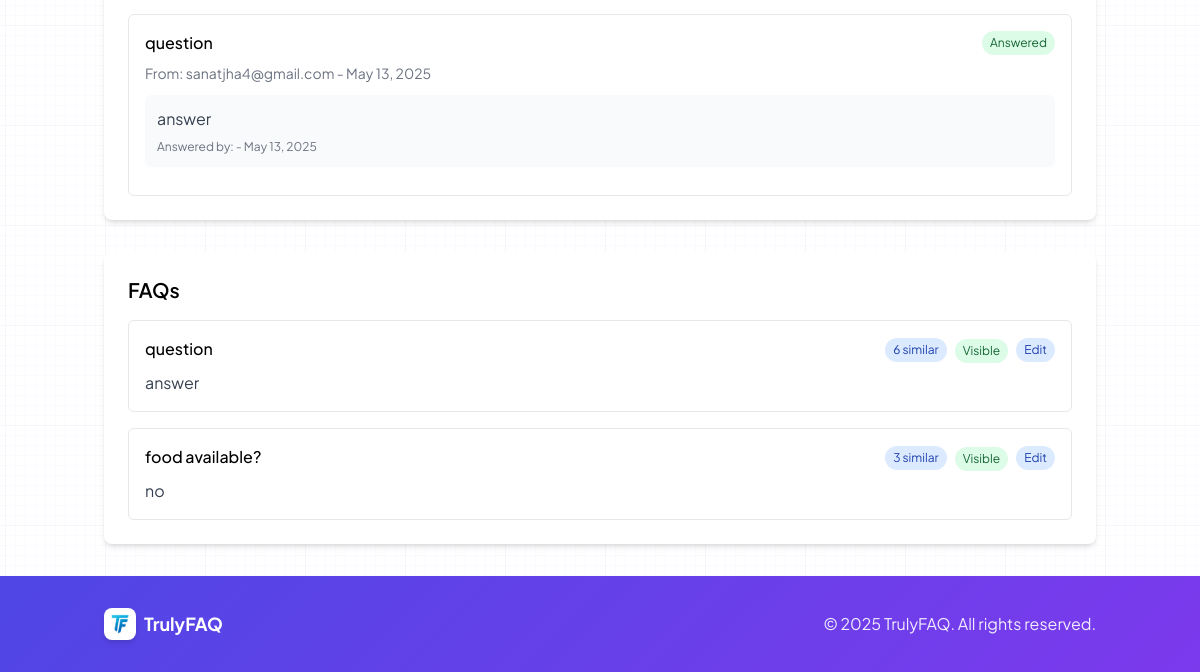
Page /accounts/website/8/ (signed in, lower part) on the earlier database version.
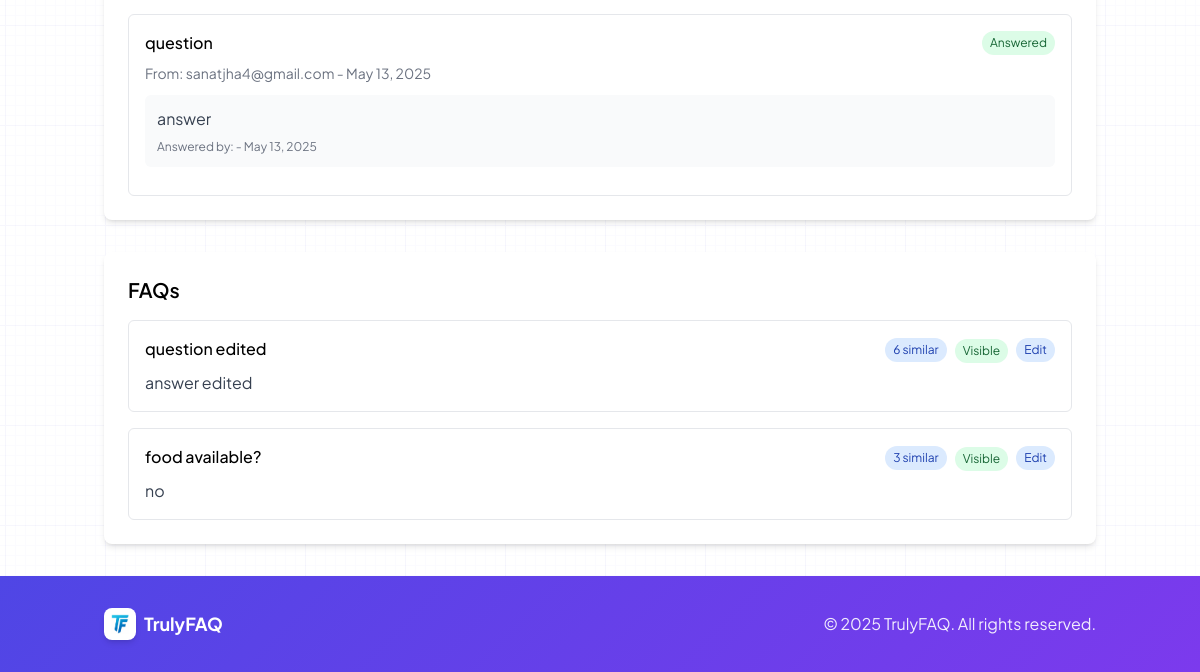
Same page on the later database version.
### truelyfaq/faqs/models.py (models this page shows, shortened)
class FAQ(models.Model):
    website = models.ForeignKey(Website, on_delete=models.CASCADE, related_name='faqs')
    question_text = models.TextField()
    answer_text = models.TextField()
    similarity_count = models.IntegerField(default=1)
    is_visible = models.BooleanField(default=True)
    created_at = models.DateTimeField(auto_now_add=True)
    updated_at = models.DateTimeField(auto_now=True)
    class Meta:
        ordering = ['-similarity_count']

### truelyfaq/accounts/views.py (the view)
# urls.py: path('website/<int:website_id>/', views.website_detail, name='website_detail'),
@login_required
def website_detail(request, website_id):
    try:
        website = Website.objects.get(id=website_id, owner=request.user)
    except Website.DoesNotExist:
        messages.error(request, 'Website not found.')
        return redirect('dashboard')
    questions = Question.objects.filter(website=website).order_by('-created_at')
    faqs = FAQ.objects.filter(website=website).order_by('-created_at')
    unanswered_count = questions.filter(is_answered=False).count()
    if request.method == 'POST' and 'regenerate_api_key' in request.POST:
        website.api_key = website._generate_api_key()
        website.save()
        messages.success(request, 'API key regenerated successfully.')
        return redirect('website_detail', website_id=website.id)
    context = {
        'website': website,
        'questions': questions,
        'faqs': faqs,
        'unanswered_count': unanswered_count
    }
    return render(request, 'accounts/website_detail.html', context)

### templates/accounts/website_detail.html (shortened to what this page needs)
{% extends 'base.html' %}
{% block content %}
<div class="bg-white p-6 rounded-lg shadow-md mb-8">
    {% if questions %}
        <div class="space-y-4" id="questions-container">
            {% for question in questions %}
                <div class="border border-gray-200 rounded-md p-4 question-item {% if question.is_answered %}answered{% else %}unanswered{% endif %}">
                    <div class="flex justify-between items-start mb-2">
                        <h3 class="font-medium">{{ question.question_text }}</h3>
                        <span class="{% if question.is_answered %}bg-green-100 text-green-800{% else %}bg-yellow-100 text-yellow-800{% endif %} text-xs px-2 py-1 rounded-full">
                            {% if question.is_answered %}Answered{% else %}Unanswered{% endif %}
                        </span>
                    </div>
                    <p class="text-gray-500 text-sm mb-3">From: {{ question.user_email }} - {{ question.created_at|date:"M d, Y" }}</p>
                    {% if question.is_answered %}
                        <div class="bg-gray-50 p-3 rounded-md mb-3">
                            <p class="text-gray-700">{{ question.answer.answer_text }}</p>
                            <p class="text-gray-500 text-xs mt-2">Answered by: {{ question.answer.answered_by.username }} - {{ question.answer.created_at|date:"M d, Y" }}</p>
                        </div>
                    {% endif %}
                </div>
            {% endfor %}
        </div>
    {% else %}
        <p class="text-gray-500">No questions have been submitted yet.</p>
    {% endif %}
</div>
<div class="bg-white p-6 rounded-lg shadow-md">
    <h2 class="text-xl font-semibold mb-4">FAQs</h2>
    {% if website.faqs.all %}
        <div class="space-y-4">
            {% for faq in website.faqs.all %}
                <div class="border border-gray-200 rounded-md p-4">
                    <div class="flex justify-between items-start mb-2">
                        <h3 class="font-medium">{{ faq.question_text }}</h3>
                        <div class="flex items-center space-x-2">
                            <span class="bg-blue-100 text-blue-800 text-xs px-2 py-1 rounded-full">
                                {{ faq.similarity_count }} similar
                            </span>
                            <form method="post" action="{% url 'toggle_faq_visibility' faq.id %}">
                                <button type="submit" class="text-xs px-2 py-1 rounded-full {% if faq.is_visible %}bg-green-100 text-green-800{% else %}bg-red-100 text-red-800{% endif %}">
                                    {% if faq.is_visible %}Visible{% else %}Hidden{% endif %}
                                </button>
                            </form>
                            <button onclick="showEditForm('{{ faq.id }}')" class="text-xs px-2 py-1 rounded-full bg-blue-100 text-blue-800">
                                Edit
                            </button>
                        </div>
                    </div>
                    <p class="text-gray-700">{{ faq.answer_text }}</p>
                </div>
            {% endfor %}
        </div>
    {% else %}
        <p class="text-gray-500">No FAQs have been generated yet. FAQs are automatically created when similar questions are detected.</p>
    {% endif %}
</div>
{% endblock %}

Differences in the rows shown:
changed FAQ: question_text "question" → "question edited"; answer_text "answer" → "answer edited"
